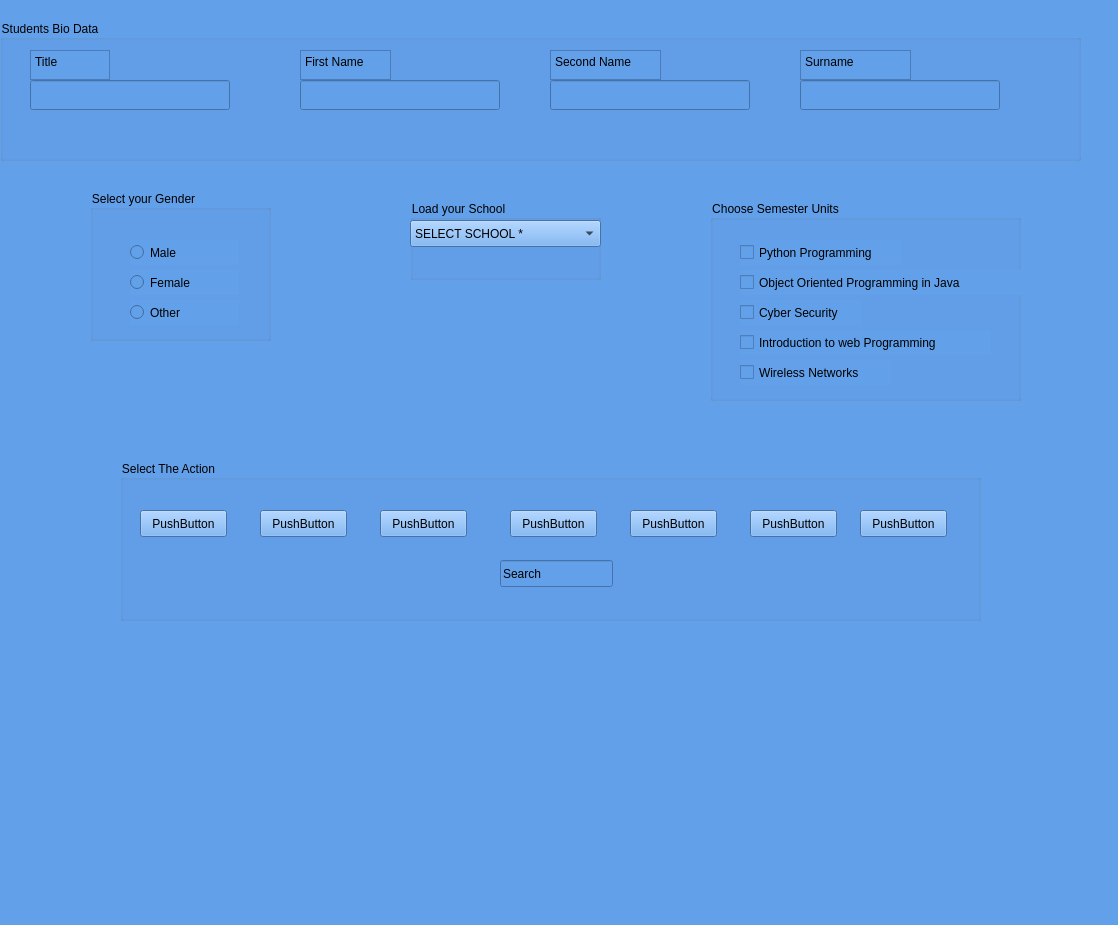
<?xml version="1.0" encoding="UTF-8"?>
<ui version="4.0">
 <class>MainWindow</class>
 <widget class="QMainWindow" name="MainWindow">
  <property name="geometry">
   <rect>
    <x>0</x>
    <y>0</y>
    <width>1118</width>
    <height>925</height>
   </rect>
  </property>
  <property name="windowTitle">
   <string>MainWindow</string>
  </property>
  <property name="styleSheet">
   <string notr="true">background-color: rgb(98, 160, 234);</string>
  </property>
  <widget class="QWidget" name="centralwidget">
   <widget class="QGroupBox" name="groupBox">
    <property name="geometry">
     <rect>
      <x>0</x>
      <y>20</y>
      <width>1081</width>
      <height>141</height>
     </rect>
    </property>
    <property name="title">
     <string>Students Bio Data</string>
    </property>
    <widget class="QLineEdit" name="lineEdit">
     <property name="geometry">
      <rect>
       <x>30</x>
       <y>60</y>
       <width>200</width>
       <height>30</height>
      </rect>
     </property>
    </widget>
    <widget class="QPlainTextEdit" name="plainTextEdit">
     <property name="geometry">
      <rect>
       <x>30</x>
       <y>30</y>
       <width>80</width>
       <height>30</height>
      </rect>
     </property>
     <property name="plainText">
      <string>Title</string>
     </property>
    </widget>
    <widget class="QLineEdit" name="lineEdit_3">
     <property name="geometry">
      <rect>
       <x>300</x>
       <y>60</y>
       <width>200</width>
       <height>30</height>
      </rect>
     </property>
    </widget>
    <widget class="QPlainTextEdit" name="plainTextEdit_2">
     <property name="geometry">
      <rect>
       <x>300</x>
       <y>30</y>
       <width>91</width>
       <height>30</height>
      </rect>
     </property>
     <property name="plainText">
      <string>First Name</string>
     </property>
    </widget>
    <widget class="QLineEdit" name="lineEdit_4">
     <property name="geometry">
      <rect>
       <x>550</x>
       <y>60</y>
       <width>200</width>
       <height>30</height>
      </rect>
     </property>
    </widget>
    <widget class="QPlainTextEdit" name="plainTextEdit_3">
     <property name="geometry">
      <rect>
       <x>550</x>
       <y>30</y>
       <width>111</width>
       <height>30</height>
      </rect>
     </property>
     <property name="plainText">
      <string>Second Name</string>
     </property>
    </widget>
    <widget class="QLineEdit" name="lineEdit_5">
     <property name="geometry">
      <rect>
       <x>800</x>
       <y>60</y>
       <width>200</width>
       <height>30</height>
      </rect>
     </property>
    </widget>
    <widget class="QPlainTextEdit" name="plainTextEdit_4">
     <property name="geometry">
      <rect>
       <x>800</x>
       <y>30</y>
       <width>111</width>
       <height>30</height>
      </rect>
     </property>
     <property name="plainText">
      <string>Surname</string>
     </property>
    </widget>
   </widget>
   <widget class="QGroupBox" name="groupBox_2">
    <property name="geometry">
     <rect>
      <x>90</x>
      <y>190</y>
      <width>181</width>
      <height>151</height>
     </rect>
    </property>
    <property name="title">
     <string>Select your Gender</string>
    </property>
    <widget class="QRadioButton" name="radioButton">
     <property name="geometry">
      <rect>
       <x>40</x>
       <y>50</y>
       <width>109</width>
       <height>25</height>
      </rect>
     </property>
     <property name="text">
      <string>Male</string>
     </property>
    </widget>
    <widget class="QRadioButton" name="radioButton_2">
     <property name="geometry">
      <rect>
       <x>40</x>
       <y>80</y>
       <width>109</width>
       <height>25</height>
      </rect>
     </property>
     <property name="text">
      <string>Female</string>
     </property>
    </widget>
    <widget class="QRadioButton" name="radioButton_3">
     <property name="geometry">
      <rect>
       <x>40</x>
       <y>110</y>
       <width>109</width>
       <height>25</height>
      </rect>
     </property>
     <property name="text">
      <string>Other</string>
     </property>
    </widget>
   </widget>
   <widget class="QGroupBox" name="groupBox_3">
    <property name="geometry">
     <rect>
      <x>410</x>
      <y>200</y>
      <width>191</width>
      <height>80</height>
     </rect>
    </property>
    <property name="title">
     <string>Load your School</string>
    </property>
    <widget class="QComboBox" name="comboBox">
     <property name="geometry">
      <rect>
       <x>0</x>
       <y>20</y>
       <width>191</width>
       <height>27</height>
      </rect>
     </property>
     <item>
      <property name="text">
       <string>SELECT SCHOOL *</string>
      </property>
     </item>
     <item>
      <property name="text">
       <string>EDUCATION</string>
      </property>
     </item>
     <item>
      <property name="text">
       <string>SIST</string>
      </property>
     </item>
     <item>
      <property name="text">
       <string>SETHURED</string>
      </property>
     </item>
     <item>
      <property name="text">
       <string>MEDICINE</string>
      </property>
     </item>
     <item>
      <property name="text">
       <string>LAW</string>
      </property>
     </item>
     <item>
      <property name="text">
       <string>SASS</string>
      </property>
     </item>
    </widget>
   </widget>
   <widget class="QGroupBox" name="groupBox_4">
    <property name="geometry">
     <rect>
      <x>710</x>
      <y>200</y>
      <width>311</width>
      <height>201</height>
     </rect>
    </property>
    <property name="title">
     <string>Choose Semester Units</string>
    </property>
    <widget class="QCheckBox" name="checkBox">
     <property name="geometry">
      <rect>
       <x>30</x>
       <y>40</y>
       <width>161</width>
       <height>25</height>
      </rect>
     </property>
     <property name="text">
      <string>Python Programming</string>
     </property>
    </widget>
    <widget class="QCheckBox" name="checkBox_2">
     <property name="geometry">
      <rect>
       <x>30</x>
       <y>70</y>
       <width>281</width>
       <height>25</height>
      </rect>
     </property>
     <property name="text">
      <string>Object Oriented Programming in Java</string>
     </property>
    </widget>
    <widget class="QCheckBox" name="checkBox_3">
     <property name="geometry">
      <rect>
       <x>30</x>
       <y>160</y>
       <width>151</width>
       <height>25</height>
      </rect>
     </property>
     <property name="text">
      <string>Wireless Networks</string>
     </property>
    </widget>
    <widget class="QCheckBox" name="checkBox_4">
     <property name="geometry">
      <rect>
       <x>30</x>
       <y>130</y>
       <width>251</width>
       <height>25</height>
      </rect>
     </property>
     <property name="text">
      <string>Introduction to web Programming</string>
     </property>
    </widget>
    <widget class="QCheckBox" name="checkBox_5">
     <property name="geometry">
      <rect>
       <x>30</x>
       <y>100</y>
       <width>121</width>
       <height>25</height>
      </rect>
     </property>
     <property name="text">
      <string>Cyber Security</string>
     </property>
    </widget>
   </widget>
   <widget class="QGroupBox" name="groupBox_5">
    <property name="geometry">
     <rect>
      <x>120</x>
      <y>460</y>
      <width>861</width>
      <height>161</height>
     </rect>
    </property>
    <property name="title">
     <string>Select The Action</string>
    </property>
    <widget class="QPushButton" name="pushButton">
     <property name="geometry">
      <rect>
       <x>20</x>
       <y>50</y>
       <width>87</width>
       <height>27</height>
      </rect>
     </property>
     <property name="text">
      <string>PushButton</string>
     </property>
    </widget>
    <widget class="QPushButton" name="pushButton_2">
     <property name="geometry">
      <rect>
       <x>140</x>
       <y>50</y>
       <width>87</width>
       <height>27</height>
      </rect>
     </property>
     <property name="text">
      <string>PushButton</string>
     </property>
    </widget>
    <widget class="QPushButton" name="pushButton_3">
     <property name="geometry">
      <rect>
       <x>260</x>
       <y>50</y>
       <width>87</width>
       <height>27</height>
      </rect>
     </property>
     <property name="text">
      <string>PushButton</string>
     </property>
    </widget>
    <widget class="QPushButton" name="pushButton_4">
     <property name="geometry">
      <rect>
       <x>390</x>
       <y>50</y>
       <width>87</width>
       <height>27</height>
      </rect>
     </property>
     <property name="text">
      <string>PushButton</string>
     </property>
    </widget>
    <widget class="QPushButton" name="pushButton_5">
     <property name="geometry">
      <rect>
       <x>510</x>
       <y>50</y>
       <width>87</width>
       <height>27</height>
      </rect>
     </property>
     <property name="text">
      <string>PushButton</string>
     </property>
    </widget>
    <widget class="QPushButton" name="pushButton_6">
     <property name="geometry">
      <rect>
       <x>630</x>
       <y>50</y>
       <width>87</width>
       <height>27</height>
      </rect>
     </property>
     <property name="text">
      <string>PushButton</string>
     </property>
    </widget>
    <widget class="QPushButton" name="pushButton_7">
     <property name="geometry">
      <rect>
       <x>740</x>
       <y>50</y>
       <width>87</width>
       <height>27</height>
      </rect>
     </property>
     <property name="text">
      <string>PushButton</string>
     </property>
    </widget>
    <widget class="QLineEdit" name="lineEdit_6">
     <property name="geometry">
      <rect>
       <x>380</x>
       <y>100</y>
       <width>113</width>
       <height>27</height>
      </rect>
     </property>
     <property name="text">
      <string>Search</string>
     </property>
    </widget>
   </widget>
  </widget>
  <widget class="QMenuBar" name="menubar">
   <property name="geometry">
    <rect>
     <x>0</x>
     <y>0</y>
     <width>1118</width>
     <height>24</height>
    </rect>
   </property>
  </widget>
  <widget class="QStatusBar" name="statusbar"/>
 </widget>
 <resources/>
 <connections/>
</ui>
